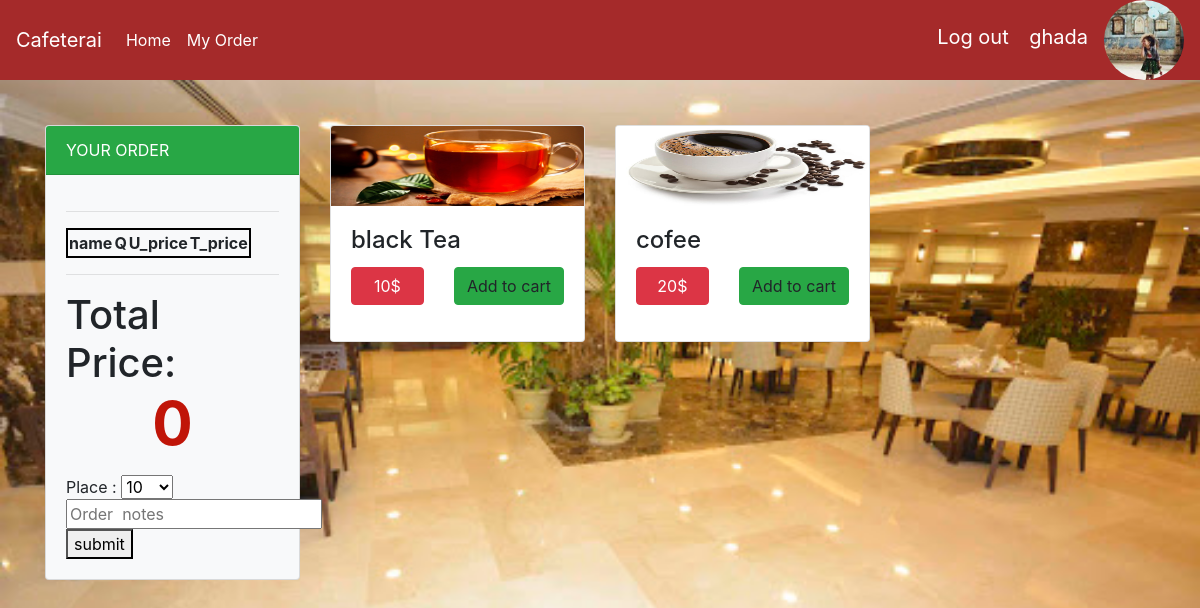
Before: /Views/myorder.php (signed in) with the older database file.
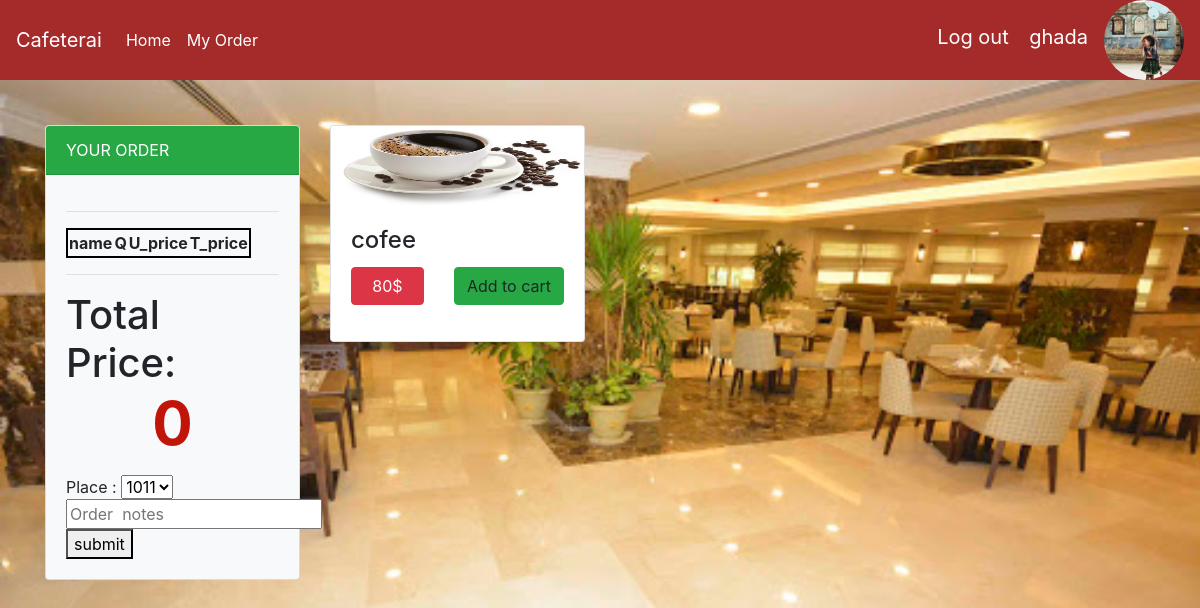
After: the same page with the newer database file.
### tables this page shows
CREATE TABLE IF NOT EXISTS `users` (
  `user_id` smallint(5) NOT NULL AUTO_INCREMENT,
  `name` varchar(100) NOT NULL,
  `email` varchar(200) NOT NULL,
  `password` varchar(50) NOT NULL,
  `room_no` int(10) NOT NULL,
  `ext` int(10) NOT NULL,
  `image` varchar(150) NOT NULL,
  PRIMARY KEY (`user_id`)
);

CREATE TABLE IF NOT EXISTS `products` (
  `product_id` smallint(5) NOT NULL AUTO_INCREMENT,
  `product_name` varchar(200) NOT NULL,
  `price` float NOT NULL,
  `category_id` smallint(5) NOT NULL,
  `product_image` varchar(200) NOT NULL,
  PRIMARY KEY (`product_id`),
  KEY `category_id` (`category_id`)
);

### Controllers/iterate.php (the view)
<?php
include '../Models/dbConnection.php';
$result = mysqli_query($connect, "SELECT * from products");
if ($result) {
    while ($row = mysqli_fetch_assoc($result)) {
        $product_name = $row["product_name"];
        $product_id = $row["product_id"];
        $product_price = $row["price"];
        $product_image = $row["product_image"];
?>
        <div class="myproduct col-12 col-md-6 col-lg-4">
            <div class="card">
                <img class="card-img-top" src="<?php echo $product_image; ?>" alt="Card image cap">
                <div class="card-body">
                    <h4 class="card-title"><?php echo $product_name; ?></h4>
                    <div class="row">
                        <div class="col">
                            <p class="btn btn-danger btn-block"><?php echo $product_price; ?>$</p>
                        </div>
                        <div class="col">
                            <a class="btn btn-success btn-block" onclick="addproduct(this,'<?php echo $product_name; ?>',<?php echo $product_price; ?>,<?php echo $product_id; ?>)">Add to cart</a>
                        </div>
                    </div>
                </div>
            </div>
        </div>
<?php }
}
?>

### Views/myorder.php (shortened to what this page needs)
<!DOCTYPE html>
<html lang="en">
<head>
    <link href="../assets/css/font-awesome.css" rel="stylesheet" />
    <link rel="stylesheet" href="../assets/css/bootstrap.min.css">
    <link rel="stylesheet" href="../assets/css/font-awesome.css">
    <link rel="stylesheet" href="../assets/css/orderStyle.css">
</head>
<body>
    <?php
    include 'userNavBar.php';
    ?>
    <div class="container" style="margin-top: 45px">
        <div class="row">
            <div class="col-12 col-sm-3">
                <div class="card bg-light mb-3">
                    <div class="card-header bg-success text-white text-uppercase">Your Order</div>
                    <div class="card-body">
                        <table  style="border:2px solid black; text-align: center;">
                            <th>name</th>
                            <th>Q</th>
                            <th>U_price</th>
                            <th>T_price</th>
                            <form action="../Controllers/orderpost.php" method="POST">
                                <hr id="rowscopy">
                        </table>
                        <hr>
                        <h1>Total Price: <p id="totalprice" class="bloc_left_price">0</p>
                        </h1>
                        <lable>Place :</lable>
                        <select name="order_place" id="">
                        <?php
                        include '../Models/dbConnection.php';
                        $result = mysqli_query($connect, "select DISTINCT room_no from users ");
                        while ($row = mysqli_fetch_assoc($result)) {
                           echo "<option>{$row['room_no']}</option>";
                        }
                        ?>
                        </select>
                        <input type="text" name="order_comment" placeholder="Order  notes" value="" />
                        <button type="submit" onclick="submitdata(event)" name="orders">submit</button>
                    </div>
                </div>
            </div>
            <div class="col ">
                <div class="row">
                    <?php include '../Controllers/iterate.php'; ?>
                </div>
            </div>
        </div>
    </div>
</body>
</html>

### Views/userNavBar.php (shortened to what this page needs)
<!DOCTYPE html>
<html>
<head>
    <link href="../assets/css/bootstrap.css" rel="stylesheet" />
    <link href="../assets/css/font-awesome.css" rel="stylesheet" />
</head>
<body>
    <nav class="mb-1 navbar navbar-expand-lg navbar-dark secondary-color lighten-1">
        <a class="navbar-brand" href="#">Cafeterai</a>
        <div class="collapse navbar-collapse" id="navbarSupportedContent-555">
            <ul class="navbar-nav mr-auto">
                <li class="nav-item active">
                    <a class="nav-link" href="myorder.php">Home
                    </a>
                </li>
                <li class="nav-item active">
                    <a class="nav-link" href="myOrders.php">My Order
                    </a>
                </li>
            </ul>
            <ul class="navbar-nav ml-auto nav-flex-icons">
                <li class="nav-item avatar dropdown">
                    <a href="login.php" class="navbar-brand">Log out</a>
                    <?php
                    include '../Models/dbConnection.php';
                    if (!isset($_SESSION['id'])) {
                        header("Location:login.php");
                    } else {
                        $result = mysqli_query($connect, "select * from users where user_id={$_SESSION['id']}");
                        if ($result) {
                            $result = mysqli_fetch_assoc($result);
                            $path = $result['image'];
                            $name = $result['name'];
                            echo "<label class='navbar-brand'>$name</label>";
                            echo "<img src='$path' class='rounded-circle z-depth-0' alt='avatar image'>";
                        }
                    }
                    ?>
                </li>
            </ul>
        </div>
    </nav>
</body>
</html>

### assets/css/orderStyle.css (style rules this page uses)
.bloc_left_price { color: #c01508; text-align: center; font-weight: bold; font-size: 150%; }
body { background-image: url("../Images/bg.jpg"); background-repeat: no-repeat; background-size: 100%; color: white; }

### Views/userNavBar.php (style rules this page uses)
nav { background-color: brown; height: 80px; }
img { height: 80px; }
label { color: white; size: 24; }

Changed rows visible on the page:
removed products: product_image (picture), product_name "black Tea", price "10"
changed products "cofee": price "20" → "80"
Other visible differences:
form field order_place: "10" → "1011"
